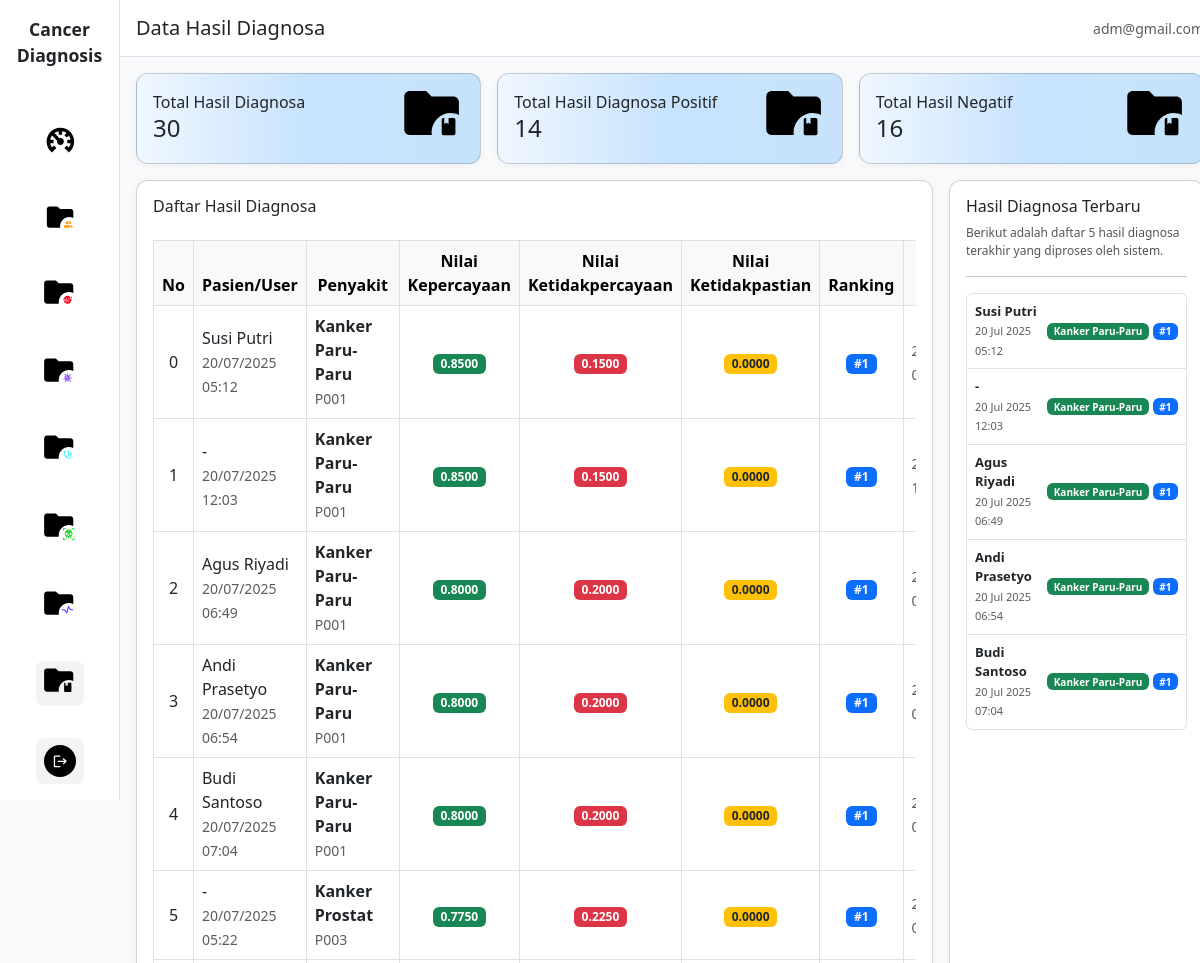
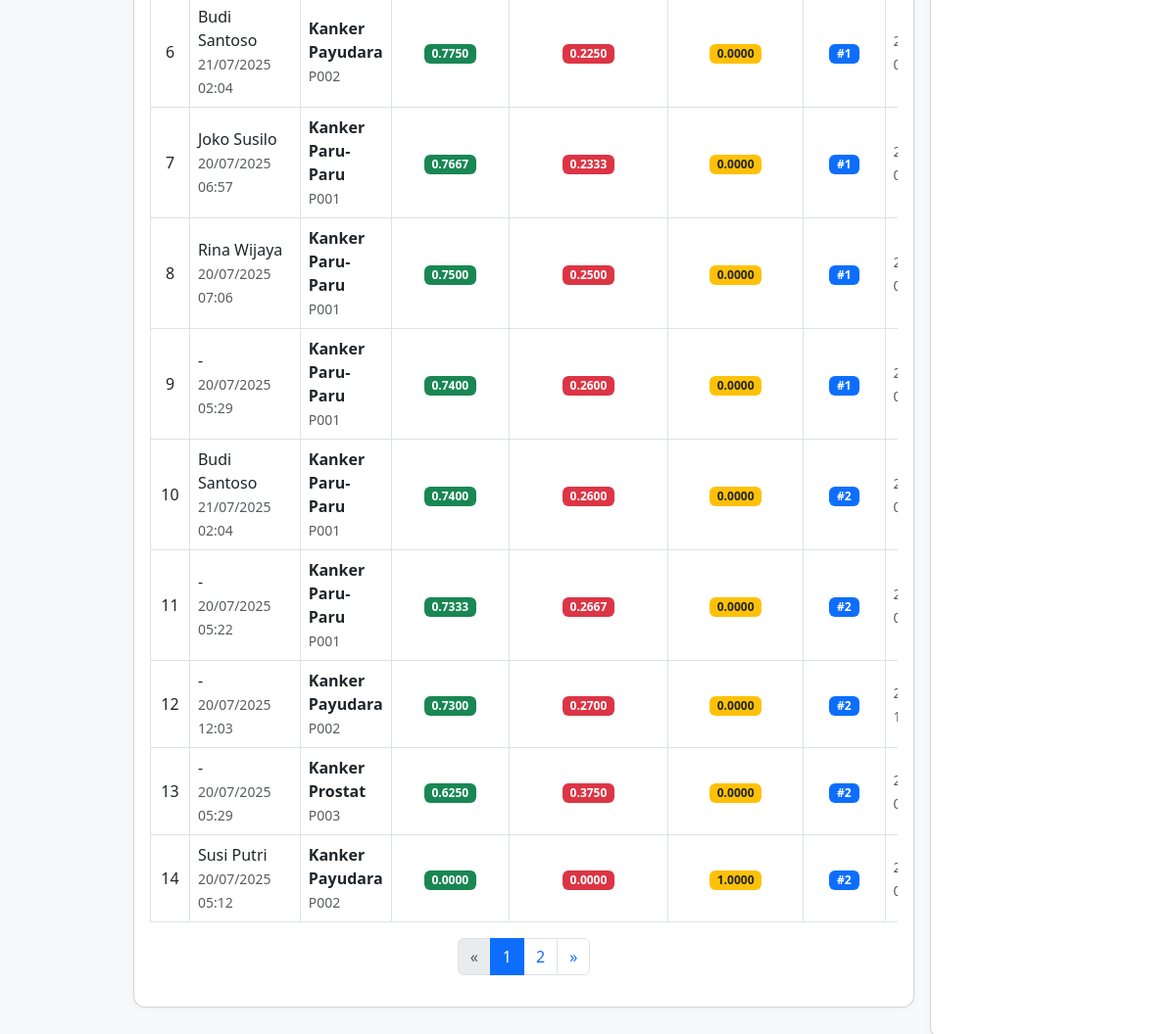
/hasil/, run on the app's committed database (2 pictures, top to bottom).
### sp_kanker_diagnosa_app/models.py (models this page shows, shortened)
class HasilDS(models.Model):
    diagnosa = models.ForeignKey(Diagnosa, on_delete=models.CASCADE, related_name='hasil_ds')
    penyakit = models.ForeignKey(Penyakit, on_delete=models.CASCADE)
    nilai_kepercayaan = models.DecimalField(
        max_digits=5,
        decimal_places=4,
        validators=[MinValueValidator(Decimal('0.0000')), MaxValueValidator(Decimal('1.0000'))],
        help_text="Nilai akhir kepercayaan setelah perhitungan DS"
    )
    nilai_ketidakpercayaan = models.DecimalField(
        max_digits=5,
        decimal_places=4,
        validators=[MinValueValidator(Decimal('0.0000')), MaxValueValidator(Decimal('1.0000'))],
        help_text="Nilai ketidakpercayaan"
    )
    nilai_uncertainty = models.DecimalField(
        max_digits=5,
        decimal_places=4,
        validators=[MinValueValidator(Decimal('0.0000')), MaxValueValidator(Decimal('1.0000'))],
        help_text="Nilai ketidakpastian (uncertainty)"
    )
    ranking = models.PositiveIntegerField(help_text="Peringkat hasil diagnosa")
    rekomendasi = models.TextField(blank=True, help_text="Rekomendasi berdasarkan hasil diagnosa")
    dibuat = models.DateTimeField(auto_now_add=True)
    class Meta:
        unique_together = ('diagnosa', 'penyakit')
        verbose_name = "Hasil Dempster-Shafer"
        verbose_name_plural = "Hasil Dempster-Shafer"
        ordering = ['diagnosa', 'ranking']

class Diagnosa(models.Model):
    STATUS_CHOICES = [
        ('PROSES', 'Dalam Proses'),
        ('SELESAI', 'Selesai'),
        ('BATAL', 'Dibatalkan'),
    ]
    pasien = models.ForeignKey(Pasien, on_delete=models.SET_NULL, null=True, blank=True, related_name='diagnosa')
    tanggal = models.DateTimeField(auto_now_add=True)
    status = models.CharField(max_length=10, choices=STATUS_CHOICES, default='PROSES')
    catatan = models.TextField(blank=True, help_text="Catatan tambahan dari diagnosa")
    total_gejala = models.PositiveIntegerField(default=0, help_text="Jumlah gejala yang dipilih")
    class Meta:
        verbose_name = "Diagnosa"
        verbose_name_plural = "Diagnosa"
        ordering = ['-tanggal']

class Pasien(models.Model):
    JENIS_KELAMIN_CHOICES = [
        ('L', 'Laki-laki'),
        ('P', 'Perempuan'),
    ]
    nama = models.CharField(max_length=100)
    jenis_kelamin = models.CharField(max_length=10, choices=JENIS_KELAMIN_CHOICES)
    tanggal_lahir = models.DateField(null=True, blank=True)
    alamat = models.TextField(blank=True)
    no_hp = models.CharField(max_length=20, blank=True)
    umur = models.PositiveIntegerField(null=True, blank=True, help_text="Umur dalam tahun")
    riwayat_keluarga = models.TextField(blank=True, help_text="Riwayat kanker dalam keluarga")
    dibuat = models.DateTimeField(auto_now_add=True)
    diperbarui = models.DateTimeField(auto_now=True)
    class Meta:
        verbose_name = "Pasien"
        verbose_name_plural = "Pasien"
        ordering = ['-dibuat']

class Penyakit(models.Model):
    kode = models.CharField(max_length=10, unique=True)
    nama = models.CharField(max_length=100)
    deskripsi = models.TextField(blank=True)
    tingkat_keganasan = models.CharField(max_length=20, choices=[
        ('RENDAH', 'Rendah'),
        ('SEDANG', 'Sedang'),
        ('TINGGI', 'Tinggi'),
    ], default='SEDANG')
    pengobatan = models.TextField(blank=True)
    pencegahan = models.TextField(blank=True)
    dibuat = models.DateTimeField(auto_now_add=True)
    class Meta:
        verbose_name = "Penyakit"
        verbose_name_plural = "Penyakit"
        ordering = ['nama']

### sp_kanker_diagnosa_app/views.py (the view)
# urls.py: path('hasil/', views.hasil_list, name='hasil_list'),
def hasil_list(request):
    hasil_qs = HasilDS.objects.select_related('diagnosa', 'penyakit').all()
    total_hasil = hasil_qs.count()
    total_positif = hasil_qs.filter(nilai_kepercayaan__gte=0.5).count()
    total_negatif = hasil_qs.filter(nilai_kepercayaan__lt=0.5).count()
    paginator = Paginator(hasil_qs.order_by('-nilai_kepercayaan'), 15)
    page_number = request.GET.get('page')
    page_obj = paginator.get_page(page_number)
    context = {
        'page_obj': page_obj,
        'hasil_count': hasil_qs.count(),
        'total_hasil': total_hasil,
        'total_positif': total_positif,
        'total_negatif': total_negatif,
    }
    return render(request, 'hasil/list.html', context)

### templates/hasil/list.html (shortened to what this page needs)
{% extends 'base.html' %}
{% load static %}
{% block content %}
<main class="col-md-10 col-lg-11 col-12 main-content">
    <div class="p-3 bg-white border-bottom d-flex justify-content-between align-items-center flex-wrap">
        <h5 class="mb-0">Data Hasil Diagnosa</h5>
        <div class="text-end">
            <small class="text-muted">{{ request.user.email|default:"adm@gmail.com" }}</small>
        </div>
    </div>
    <div class="row g-3 p-3">
        <div class="col-12 col-sm-6 col-lg-4">
            <div class="card card-custom p-3 h-100" style="background: linear-gradient(to right, #f0f7ff 0%, #c7e3fe, #c6e3fb 100%);">
                <div class="d-flex align-items-center justify-content-between">
                    <div>
                        <div>Total Hasil Diagnosa</div>
                        <h4 class="mb-1">{{ hasil_count|default:"0" }}</h4>
                    </div>
                    <img src="{% static 'img/icon-hasil.svg' %}" alt="icon hasil diagnosa" class="stat-icon">
                </div>
            </div>
        </div>
        <div class="col-12 col-sm-6 col-lg-4">
            <div class="card card-custom p-3 h-100" style="background: linear-gradient(to right, #f0f7ff 0%, #c7e3fe, #c6e3fb 100%);">
                <div class="d-flex align-items-center justify-content-between">
                    <div>
                        <div>Total Hasil Diagnosa Positif</div>
                        <h4 class="mb-1">{{ total_positif|default:"0" }}</h4>
                    </div>
                    <img src="{% static 'img/icon-hasil.svg' %}" alt="icon hasil diagnosa" class="stat-icon">
                </div>
            </div>
        </div>
        <div class="col-12 col-sm-6 col-lg-4">
            <div class="card card-custom p-3 h-100" style="background: linear-gradient(to right, #f0f7ff 0%, #c7e3fe, #c6e3fb 100%);">
                <div class="d-flex align-items-center justify-content-between">
                    <div>
                        <div>Total Hasil Negatif</div>
                        <h4 class="mb-1">{{ total_negatif|default:"0" }}</h4>
                    </div>
                    <img src="{% static 'img/icon-hasil.svg' %}" alt="icon hasil diagnosa" class="stat-icon">
                </div>
            </div>
        </div>
    </div>
    <div class="row g-3 px-3">
        <div class="col-12 col-lg-9 mb-3 mb-lg-0">
            <div class="card card-custom p-3 table-card">
                <div class="d-flex justify-content-between align-items-center">
                    <h6>Daftar Hasil Diagnosa</h6>
                </div>
                <div class="table-responsive">
                    <table class="table table-bordered mt-3 align-middle">
                        <thead class="table-light">
                            <tr class="text-center">
                                <th>No</th>
                                <th>Pasien/User</th>
                                <th>Penyakit</th>
                                <th>Nilai Kepercayaan</th>
                                <th>Nilai Ketidakpercayaan</th>
                                <th>Nilai Ketidakpastian</th>
                                <th>Ranking</th>
                                <th>Tanggal</th>
                            </tr>
                        </thead>
                        <tbody>
                            {% for hasil in page_obj %}
                            <tr>
                                <td class="text-center">
                                    {% if page_obj.has_other_pages %}
                                        {{ forloop.counter0|add:page_obj.start_index|add:"-1" }}
                                    {% else %}
                                        {{ forloop.counter }}
                                    {% endif %}
                                </td>
                                <td>
                                    {% if hasil.diagnosa.pasien %}
                                        {{ hasil.diagnosa.pasien.nama|default:"-" }}
                                    {% else %}
                                        {{ hasil.diagnosa.nama_user|default:"-" }}
                                    {% endif %}
                                    <br>
                                    <small class="text-muted">{{ hasil.diagnosa.tanggal|date:"d/m/Y H:i" }}</small>
                                </td>
                                <td>
                                    <strong>{{ hasil.penyakit.nama|default:"-" }}</strong><br>
                                    <small class="text-muted">{{ hasil.penyakit.kode|default:"-" }}</small>
                                </td>
                                <td class="text-center">
                                    <span class="badge bg-success">{{ hasil.nilai_kepercayaan|floatformat:4 }}</span>
                                </td>
                                <td class="text-center">
                                    <span class="badge bg-danger">{{ hasil.nilai_ketidakpercayaan|floatformat:4 }}</span>
                                </td>
                                <td class="text-center">
                                    <span class="badge bg-warning text-dark">{{ hasil.nilai_uncertainty|floatformat:4 }}</span>
                                </td>
                                <td class="text-center">
                                    <span class="badge bg-primary">#{{ hasil.ranking }}</span>
                                </td>
                                <td>
                                    <small class="text-muted">{{ hasil.dibuat|date:"d/m/Y H:i" }}</small>
                                </td>
                            </tr>
                            {% empty %}
                            <tr>
                                <td colspan="9" class="text-center text-muted">Tidak ada data hasil diagnosa.</td>
                            </tr>
                            {% endfor %}
                        </tbody>
                    </table>
                    {% if page_obj.has_other_pages %}
                    <nav>
                        <ul class="pagination justify-content-center flex-wrap">
                            {% if page_obj.has_previous %}
                                <li class="page-item">
                                    <a class="page-link" href="?page={{ page_obj.previous_page_number }}">&laquo;</a>
                                </li>
                            {% else %}
                                <li class="page-item disabled"><span class="page-link">&laquo;</span></li>
                            {% endif %}
                            {% for num in page_obj.paginator.page_range %}
                                {% if num == page_obj.number %}
                                    <li class="page-item active"><span class="page-link">{{ num }}</span></li>
                                {% elif num >= page_obj.number|add:'-2' and num <= page_obj.number|add:'2' %}
                                    <li class="page-item">
                                        <a class="page-link" href="?page={{ num }}">{{ num }}</a>
                                    </li>
                                {% elif num == 1 or num == page_obj.paginator.num_pages %}
                                    <li class="page-item">
                                        <a class="page-link" href="?page={{ num }}">{{ num }}</a>
                                    </li>
                                {% elif num == page_obj.number|add:'-3' or num == page_obj.number|add:'3' %}
                                    <li class="page-item disabled"><span class="page-link">...</span></li>
                                {% endif %}
                            {% endfor %}
                            {% if page_obj.has_next %}
                                <li class="page-item">
                                    <a class="page-link" href="?page={{ page_obj.next_page_number }}">&raquo;</a>
                                </li>
                            {% else %}
                                <li class="page-item disabled"><span class="page-link">&raquo;</span></li>
                            {% endif %}
                        </ul>
                    </nav>
                    {% endif %}
                </div>
            </div>
        </div>
        <div class="col-12 col-lg-3 mb-3 mb-lg-0">
            <div class="card card-custom p-3 h-100 d-flex flex-column justify-content-between">
                <div>
                    <h6 class="">Hasil Diagnosa Terbaru</h6>
                    <p style="font-size: 12px; color: #555;">
                        Berikut adalah daftar 5 hasil diagnosa terakhir yang diproses oleh sistem.
                    </p>
                    <hr>
                    <ul class="list-group mb-2" style="font-size: 13px;">
                        {% for hasil in page_obj|slice:":5" %}
                            <li class="list-group-item d-flex justify-content-between align-items-center py-2 px-2">
                                <div>
                                    <strong>
                                        {% if hasil.diagnosa.pasien %}
                                            {{ hasil.diagnosa.pasien.nama|default:"-" }}
                                        {% else %}
                                            {{ hasil.diagnosa.nama_user|default:"-" }}
                                        {% endif %}
                                    </strong>
                                    <br>
                                    <span class="text-muted" style="font-size:11px;">
                                        {{ hasil.dibuat|date:"d M Y H:i" }}
                                    </span>
                                </div>
                                <div class="d-flex align-items-center gap-1">
                                    <span class="badge bg-success" style="font-size:10px;">
                                        {{ hasil.penyakit.nama|default:"-" }}
                                    </span>
                                    <span class="badge bg-primary" style="font-size:10px;">
                                        #{{ hasil.ranking }}
                                    </span>
                                </div>
                            </li>
                        {% empty %}
                            <li class="list-group-item text-muted text-center py-2 px-2">Belum ada data hasil diagnosa.</li>
                        {% endfor %}
                    </ul>
                </div>
            </div>
        </div>
    </div>
</main>
{% endblock %}

### static/css/db.css (style rules this page uses)
body { background-color: #f8f9fa; }
.card-custom { border-radius: 12px; box-shadow: 0 2px 8px rgba(0, 0, 0, 0.04); }
.main-content { padding-left: 0; padding-right: 0; min-height: 100vh; background: #f8f9fa; }
.stat-icon { width: 60px; height: auto; }
.table-card { margin-bottom: 2rem; }
.active { background-color: #7556fd important; }

### data on the page
HasilDS: diagnosa.pasien.nama "Susi Putri", diagnosa.tanggal "20/07/2025 05:12", penyakit.nama "Kanker Paru-Paru", penyakit.kode "P001", nilai_kepercayaan "0.8500", nilai_ketidakpercayaan "0.1500", nilai_uncertainty "0.0000", ranking "1", dibuat "20 Jul 2025 05:12"
HasilDS: diagnosa.nama_user "-", diagnosa.tanggal "20/07/2025 12:03", penyakit.nama "Kanker Paru-Paru", penyakit.kode "P001", nilai_kepercayaan "0.8500", nilai_ketidakpercayaan "0.1500", nilai_uncertainty "0.0000", ranking "1", dibuat "20 Jul 2025 12:03"
HasilDS: diagnosa.pasien.nama "Agus Riyadi", diagnosa.tanggal "20/07/2025 06:49", penyakit.nama "Kanker Paru-Paru", penyakit.kode "P001", nilai_kepercayaan "0.8000", nilai_ketidakpercayaan "0.2000", nilai_uncertainty "0.0000", ranking "1", dibuat "20 Jul 2025 06:49"
HasilDS: diagnosa.pasien.nama "Andi Prasetyo", diagnosa.tanggal "20/07/2025 06:54", penyakit.nama "Kanker Paru-Paru", penyakit.kode "P001", nilai_kepercayaan "0.8000", nilai_ketidakpercayaan "0.2000", nilai_uncertainty "0.0000", ranking "1", dibuat "20 Jul 2025 06:54"
HasilDS: diagnosa.pasien.nama "Budi Santoso", diagnosa.tanggal "20/07/2025 07:04", penyakit.nama "Kanker Paru-Paru", penyakit.kode "P001", nilai_kepercayaan "0.8000", nilai_ketidakpercayaan "0.2000", nilai_uncertainty "0.0000", ranking "1", dibuat "20 Jul 2025 07:04"
HasilDS: diagnosa.nama_user "-", diagnosa.tanggal "20/07/2025 05:22", penyakit.nama "Kanker Prostat", penyakit.kode "P003", nilai_kepercayaan "0.7750", nilai_ketidakpercayaan "0.2250", nilai_uncertainty "0.0000", ranking "1"
HasilDS: diagnosa.pasien.nama "Budi Santoso", diagnosa.tanggal "21/07/2025 02:04", penyakit.nama "Kanker Payudara", penyakit.kode "P002", nilai_kepercayaan "0.7750", nilai_ketidakpercayaan "0.2250", nilai_uncertainty "0.0000", ranking "1"
HasilDS: diagnosa.pasien.nama "Joko Susilo", diagnosa.tanggal "20/07/2025 06:57", penyakit.nama "Kanker Paru-Paru", penyakit.kode "P001", nilai_kepercayaan "0.7667", nilai_ketidakpercayaan "0.2333", nilai_uncertainty "0.0000", ranking "1"
HasilDS: diagnosa.pasien.nama "Rina Wijaya", diagnosa.tanggal "20/07/2025 07:06", penyakit.nama "Kanker Paru-Paru", penyakit.kode "P001", nilai_kepercayaan "0.7500", nilai_ketidakpercayaan "0.2500", nilai_uncertainty "0.0000", ranking "1"
HasilDS: diagnosa.nama_user "-", diagnosa.tanggal "20/07/2025 05:29", penyakit.nama "Kanker Paru-Paru", penyakit.kode "P001", nilai_kepercayaan "0.7400", nilai_ketidakpercayaan "0.2600", nilai_uncertainty "0.0000", ranking "1"
HasilDS: diagnosa.pasien.nama "Budi Santoso", diagnosa.tanggal "21/07/2025 02:04", penyakit.nama "Kanker Paru-Paru", penyakit.kode "P001", nilai_kepercayaan "0.7400", nilai_ketidakpercayaan "0.2600", nilai_uncertainty "0.0000", ranking "2"
HasilDS: diagnosa.nama_user "-", diagnosa.tanggal "20/07/2025 05:22", penyakit.nama "Kanker Paru-Paru", penyakit.kode "P001", nilai_kepercayaan "0.7333", nilai_ketidakpercayaan "0.2667", nilai_uncertainty "0.0000", ranking "2"
HasilDS: diagnosa.nama_user "-", diagnosa.tanggal "20/07/2025 12:03", penyakit.nama "Kanker Payudara", penyakit.kode "P002", nilai_kepercayaan "0.7300", nilai_ketidakpercayaan "0.2700", nilai_uncertainty "0.0000", ranking "2"
HasilDS: diagnosa.nama_user "-", diagnosa.tanggal "20/07/2025 05:29", penyakit.nama "Kanker Prostat", penyakit.kode "P003", nilai_kepercayaan "0.6250", nilai_ketidakpercayaan "0.3750", nilai_uncertainty "0.0000", ranking "2"
HasilDS: diagnosa.pasien.nama "Susi Putri", diagnosa.tanggal "20/07/2025 05:12", penyakit.nama "Kanker Payudara", penyakit.kode "P002", nilai_kepercayaan "0.0000", nilai_ketidakpercayaan "0.0000", nilai_uncertainty "1.0000", ranking "2"

### other printed values
{{ hasil_count|default:"0" }} "30"
{{ total_positif|default:"0" }} "14"
{{ total_negatif|default:"0" }} "16"
{{ num }} "1"
{{ num }} "2"
